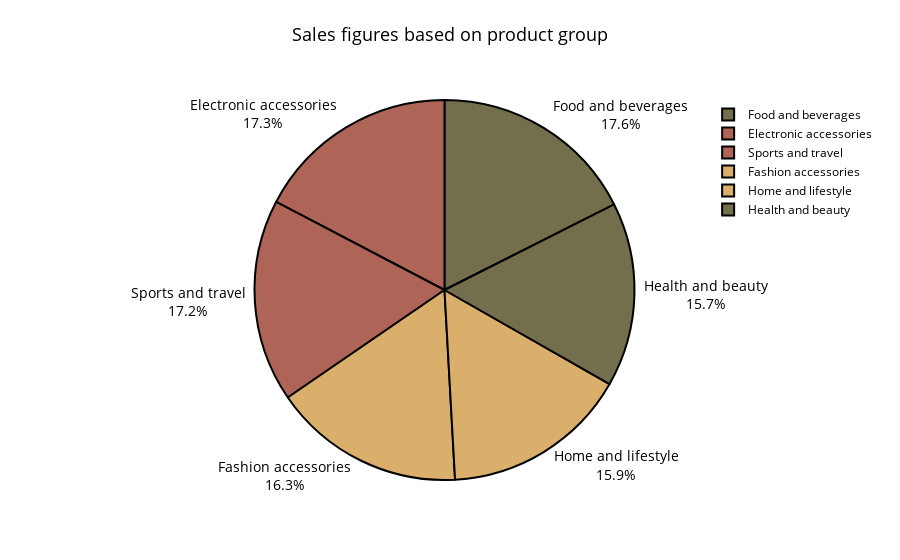

The notebook cell this image was saved under:
### Code cell
fig1= px.pie(pt2, values='total', 
             title='Sales figures based on product group',
             names = pt2.index,
             color_discrete_sequence = rgb2)
# Styling 
fig1.update_layout(title={'text': 'Sales figures based on product group',
                    'font': {'color': 'black', 'size': 18}}, title_x=0.5, title_y=0.95,
                  font_color='black')

fig1.update_traces(textinfo='percent+label', textposition='outside', textfont_size=14,
                  marker=dict(colors=rgb2, line=dict(color='#000000', width=2)))
                 
fig1.show()
#fig.write_html("idoia.html")

### Figure 1 — Plotly figure (JSON) as saved in the notebook; plotly's stock layout.template omitted (floating-point values rounded to 4 significant figures)
{"data": [{"domain": {"x": [0, 1], "y": [0, 1]}, "hovertemplate": "product_line=%{label}<br>total=%{value}<extra></extra>", "labels": ["Electronic accessories", "Fashion accessories", "Food and beverages", "Health and beauty", "Home and lifestyle", "Sports and travel"], "legendgroup": "", "marker": {"colors": ["rgb(175, 100, 88)", "rgb(217, 175, 107)", "rgb(115, 111, 76)"], "line": {"color": "#000000", "width": 2}}, "name": "", "showlegend": true, "textfont": {"size": 14}, "textinfo": "percent+label", "textposition": "outside", "type": "pie", "values": [54340.0, 51200.0, 55110.0, 49190.0, 49790.0, 54120.0]}], "layout": {"font": {"color": "black"}, "legend": {"tracegroupgap": 0}, "piecolorway": ["rgb(175, 100, 88)", "rgb(217, 175, 107)", "rgb(115, 111, 76)"], "title": {"font": {"color": "black", "size": 18}, "text": "Sales figures based on product group", "x": 0.5, "y": 0.95}}}
